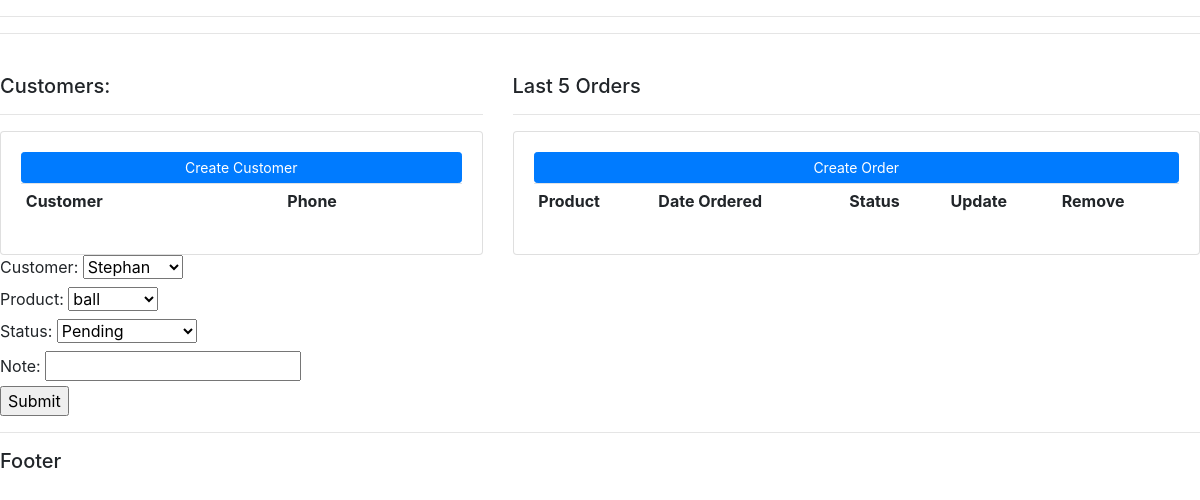
The page /update_order/1/ on the database its author committed.
### accounts/models.py (models this page shows, shortened)
class Order(models.Model):
    STATUS =(
        ('Pending', 'Pending'),
        ('Out for delivery', 'Out for delivery'),
        ('Delivered', 'Delivered'),
    )
    customer = models.ForeignKey(Customer, null=True, on_delete=models.SET_NULL)
    product = models.ForeignKey(Product, null=True, on_delete=models.SET_NULL)
    date_created = models.DateTimeField(auto_now_add=True,null=True)
    status = models.CharField(max_length=200, null=True,choices=STATUS)
    note = models.CharField(max_length=1000, null=True)

### accounts/views.py (the view)
# urls.py: path('update_order/<int:pk>/', views.updateOrder, name="update_order"),
def updateOrder(request, pk):
    order = Order.objects.get(id=pk)
    form = OrderForm(instance=order)
    if request.method == 'POST':
        form = OrderForm(request.POST,instance=order)
        if form.is_valid():
            form.save()
            return redirect('/')
    context = {'form': form}
    return render(request, 'accounts/order_form.html', context)

### accounts/forms.py
class OrderForm(ModelForm):
    class Meta:
        model = Order
        fields = "__all__"

### accounts/models.py (called while the page is built)
    def __str__(self):
        return self.name

    def __str__(self):
        return self.name

### accounts/templates/accounts/order_form.html (shortened to what this page needs)
{% extends 'accounts/main.html' %}
{% block content %}
<form action="" method="POST">
  {{form}}
  <input type="submit" name="Submit">
</form>
{% endblock %}

### rows shown on the page
Order: customer "Stephan", product "ball", status "Pending"
